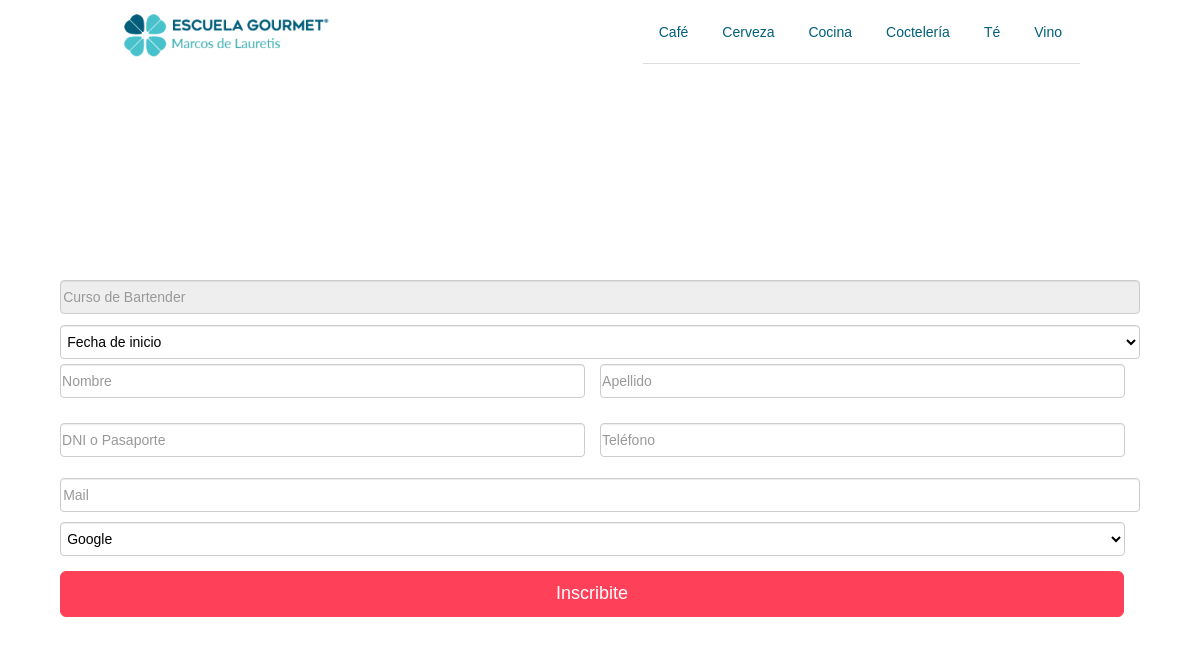
Page /inscripcion.php?id=1 on the earlier database version.
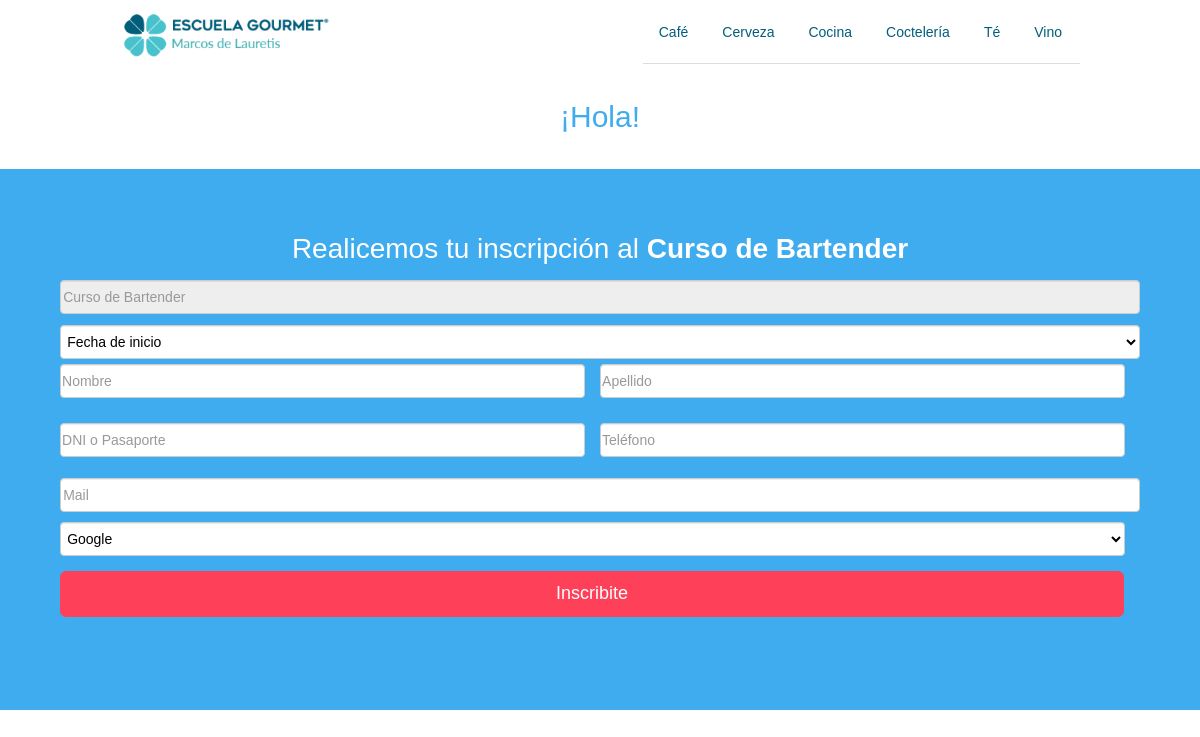
Same page on the later database version.
### tables this page shows
CREATE TABLE IF NOT EXISTS `curso` (
  `id_curso` int(11) NOT NULL AUTO_INCREMENT,
  `tipo` varchar(255) NOT NULL,
  `area` varchar(255) NOT NULL,
  `title` varchar(255) NOT NULL,
  `icono` varchar(255) NOT NULL,
  `bg` varchar(255) NOT NULL,
  `h1` varchar(255) NOT NULL,
  `descripcion` text NOT NULL,
  `cantidad_cuotas` varchar(20) NOT NULL,
  `cuota` int(11) NOT NULL,
  `video` varchar(255) NOT NULL,
  `divisor` varchar(255) NOT NULL,
  `color` varchar(10) NOT NULL,
  PRIMARY KEY (`id_curso`)
);

### inscripcion.php (the view, shortened to what this page needs)
<!DOCTYPE html>
<html>
<head>
	<link rel="stylesheet" type="text/css" href="css/normalize.css">
	<link rel="stylesheet" type="text/css" href="bootstrap/css/bootstrap.css">
	<link rel="stylesheet" type="text/css" href="bootstrap/css/style.css">
	<link rel="stylesheet" type="text/css" href="css/styles.css">
	<link rel="stylesheet" type="text/css" href="css/styles-curso.css">
</head>
<body>
<?php
		$id=$_GET['id'];
		include('inc/nav.php');
		include('inc/conexion.php');
	?>
	<div style="height: 10%;width: 100%;"></div>
	<?php
						$sql = "SELECT * FROM `curso` WHERE id_curso=".$id;
						$result = $conexion->query($sql);
						if ($result -> num_rows > 0) {
							while($row = $result->fetch_assoc()) {
								echo '
								 		<h2 style="color: '.$row['color'].'">¡Hola!</h2>
										<p>
										</p>
								<div class="form-inscripcion" style="background-color: '.$row['color'].'">
								<form action="alumno.php" method="post" name="formulario" id="section_formulario">
									<span class="titulo-inscripcion">	Realicemos tu inscripción al <b> '.utf8_encode($row['title']).'</b></span><br />
									<input type="text" class="form-control" placeholder="'.$row['title'].'" name="curso" readonly  id="curso">
										'
										;
										}
									}else{
										echo 'not';
									}
		?>
	<select  class="form-control">
		<option>
			Fecha de inicio
		</option>
		</select>
		<div class="form-row">
			<div class="form-group col-xs-6">
				<input class="form-control" type="text" name="nombre" placeholder="Nombre">
			</div>
			<div class="form-group col-xs-6">
				<input class="form-control" type="text" name="apellido"  placeholder="Apellido" />
			</div>
		</div>
		<div class="form-row">
			<div class="form-group col-xs-6">
				<input class="form-control" type="text" name="dni" placeholder="DNI o Pasaporte">
			</div>
			<div class="form-group col-xs-6">
				<input class="form-control" type="tel" name="telefono" placeholder="Teléfono">
			</div>
		</div>
		<div class="form-row">
			<input class="form-control" type="email" name="mail" placeholder="Mail">
		</DIV>
		<div class="form-row">
			<div class="form-group col-xs-12">
			<select class="form-control" class="" name="secundario">¿Cómo nos conociste?
					<option value="google">Google</option>
				</select>
			</div>
		</div>
		<button type="submit" class="btn btn-primary btn-lg">Inscribite</button>
	</form>
	</div>
</body>
</html>

### inc/nav.php (shortened to what this page needs)
<div class="menu">
<a  href="index.php"><img src="img/logo.png" alt="Escuela Gourmet Marcos De Lauretis" title="escuela-gourmet"></a>
<ul class=" nav nav-tabs">
  <li class="nav-item dropdown">
    <a class="nav-link dropdown-toggle" data-toggle="dropdown" role="button" aria-haspopup="true" aria-expanded="false">Café</a>
  </li>
  <li class="nav-item dropdown">
    <a class="nav-link dropdown-toggle" data-toggle="dropdown" href="#" role="button" aria-haspopup="true" aria-expanded="false">Cerveza</a>
  </li>
  <li class="nav-item dropdown">
    <a class="nav-link dropdown-toggle" data-toggle="dropdown" href="#" role="button" aria-haspopup="true" aria-expanded="false">Cocina</a>
  </li>
  <li class="nav-item dropdown">
    <a class="nav-link dropdown-toggle" data-toggle="dropdown" href="#" role="button" aria-haspopup="true" aria-expanded="false">Coctelería</a>
  </li>
  <li class="nav-item dropdown">
    <a class="nav-link dropdown-toggle" data-toggle="dropdown" href="#" role="button" aria-haspopup="true" aria-expanded="false">Té</a>
  </li>
  <li class="nav-item dropdown">
    <a class="nav-link dropdown-toggle" data-toggle="dropdown" href="#" role="button" aria-haspopup="true" aria-expanded="false">Vino</a>
  </li>
</ul>
</div>

### css/styles.css (style rules this page uses)
body { margin: 0 auto; background-color: #ffffff; }
.menu { display:block; position: fixed; background-color: rgba(255,255,255,0.8); width: 100%; padding: 0 10%; margin: 0 auto; z-index: 1000; }
.menu ul { float: right; }
.menu img { float: left; height: 70px; }
.nav-tabs > li > a { line-height: 3em; }
form input { padding: .5%; margin:1% 0; padding-right: 15px; }
form .btn-lg { width: 98.5%; margin: 3% 0; }
.form-inscripcion { color: white; padding: 5%; width: 100%; margin: 3% auto; text-align: center; }
.titulo-inscripcion { padding: 2%; font-size: 2em; }
.form-inscripcion input, .form-inscripcion select { color: black; padding: .2%; padding-right: 15px!important; }

### css/styles-curso.css (style rules this page uses)
h2 { font-weight: 500; text-align: center; }

Differences in the rows shown:
changed curso "Curso de Bartender": color empty → "#3facef" (drawn); title (not shown) → "Curso de Bartender"
